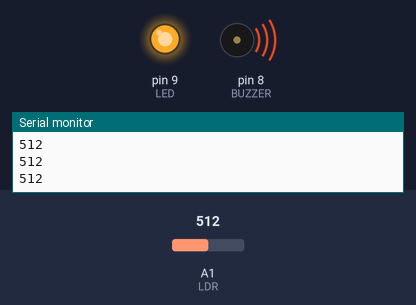
Recording of a sketch running on a simulated Arduino Uno, built with avr-gcc and run on an emulated ATmega328P. On the bench: output pins drawn as LEDs (lit = HIGH), buzzer (waves = sounding), the last lines printed to the serial monitor. The test bench sets the inputs (shaded band); at power-on: A1 (LDR) = 512.

Above: at 1.2 s.
1.3 s: A1 (LDR) set to 887
2.8 s: A1 (LDR) set to 915
At 3.8 s:
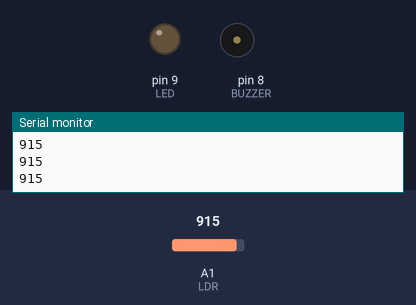
4.3 s: A1 (LDR) set to 890
At 5.1 s:
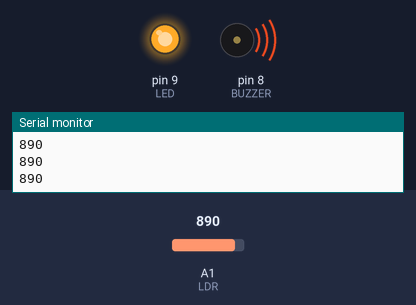
5.8 s: A1 (LDR) set to 900
At 6.4 s:
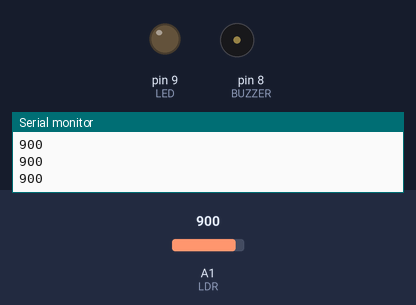
Timing chart, 0 to 8.3 s (numbered marks = the images above; inputs shaded):
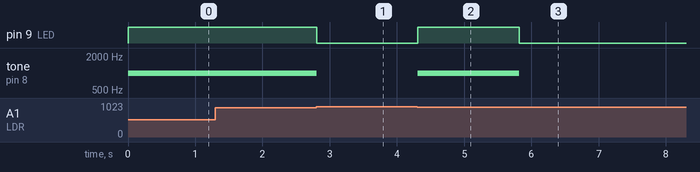

The sketch:

04_alarme_buzzer.ino
```cpp
const int LED = 9;
const int LDR = A1;
const int LIMITE = 900;
const int BUZZER = 8;
const int TOM = 1000;

void setup() {
  pinMode(LED, OUTPUT);
  Serial.begin(9600);
}

void loop() {
  int luz = analogRead(LDR);

  Serial.println(luz);

  if (luz < LIMITE) {
    digitalWrite(LED, HIGH);
    tone(BUZZER, TOM);
  } else {
    digitalWrite(LED, LOW);
    noTone(BUZZER);
  }

  delay(100);
}
```

Measured:
- the behaviour switches between 899 and 900 on A1 (LDR) (found by bisection; images 0 and 1)
- after the input at 2.8 s, pin 9 (LED): HIGH → LOW at once; tone on pin 8 (BUZZER): 1000 Hz → silent at once
- after the input at 4.3 s, pin 9 (LED): LOW → HIGH at once; tone on pin 8 (BUZZER): silent → 1000 Hz at once
- after the input at 5.8 s, pin 9 (LED): HIGH → LOW at once; tone on pin 8 (BUZZER): 1000 Hz → silent at once
